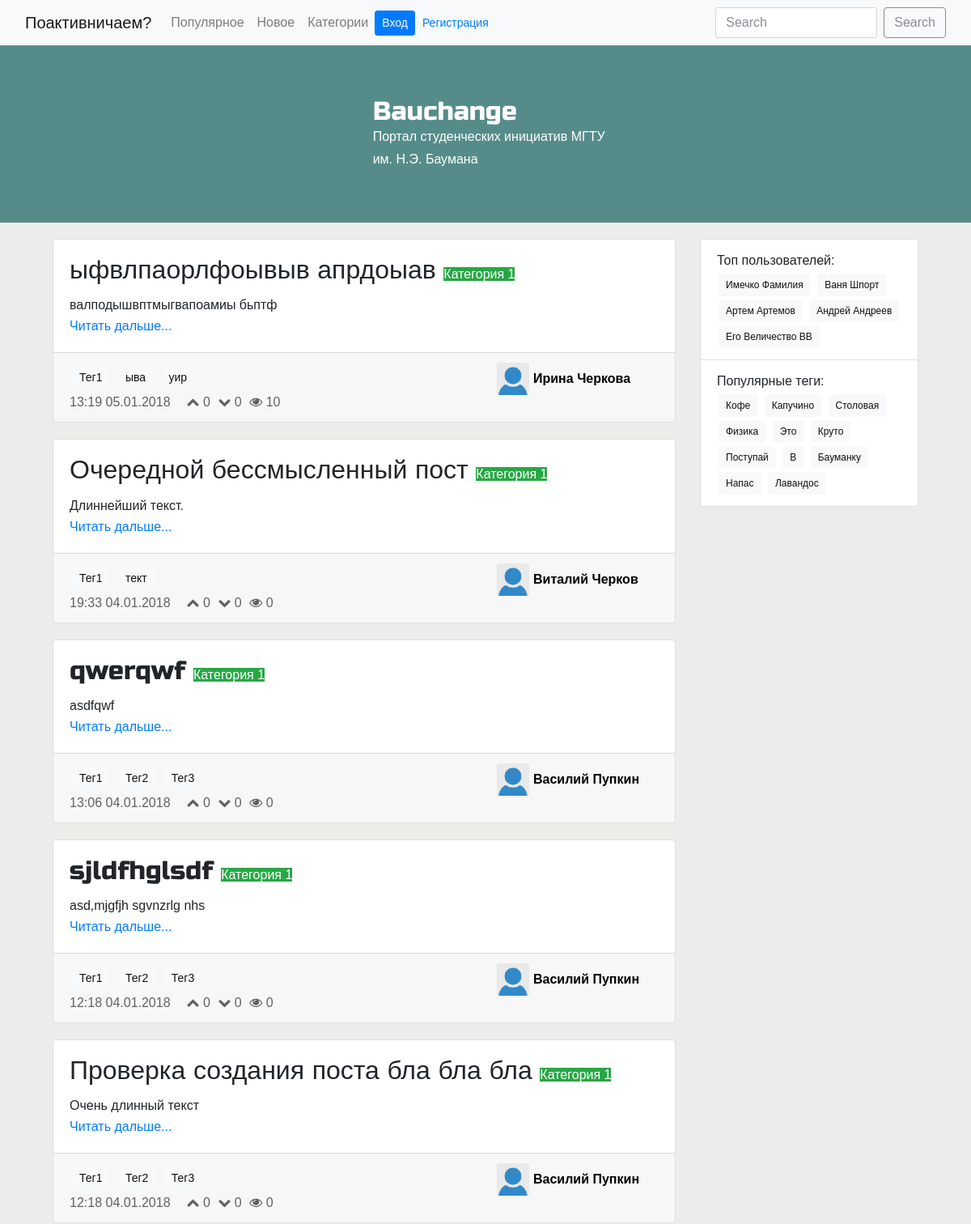
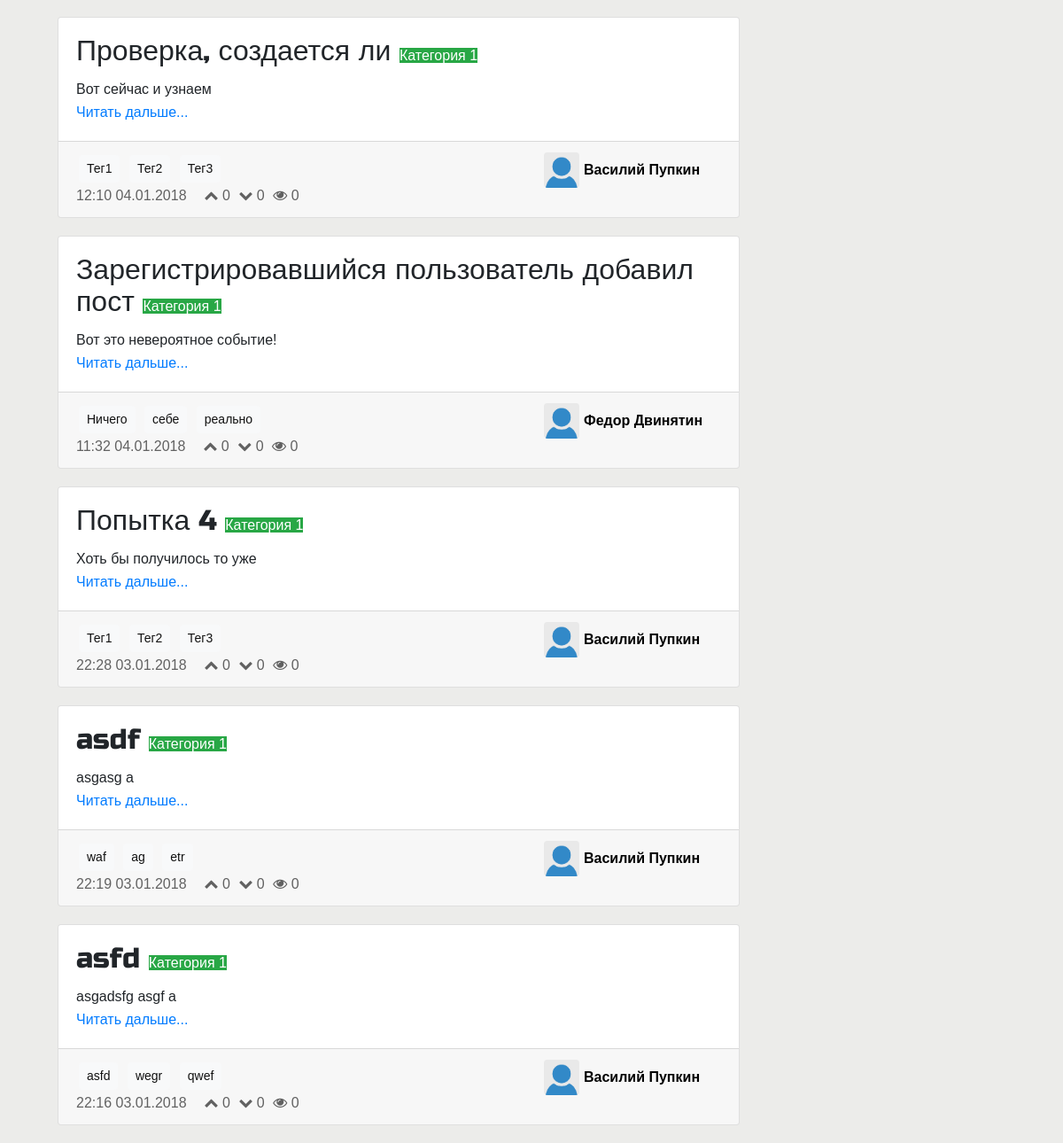
The app's page /post/, older data (2 pictures, top to bottom).
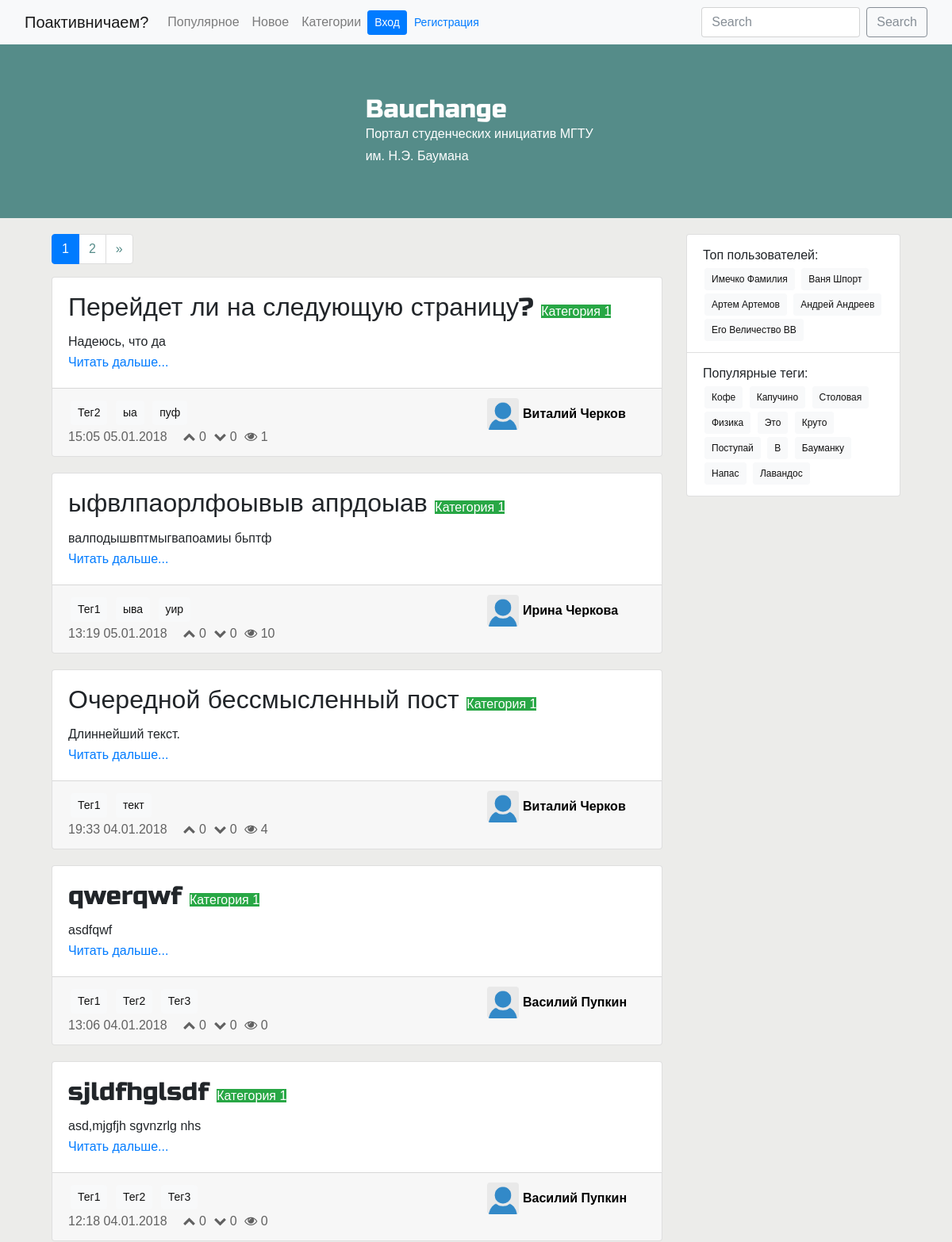
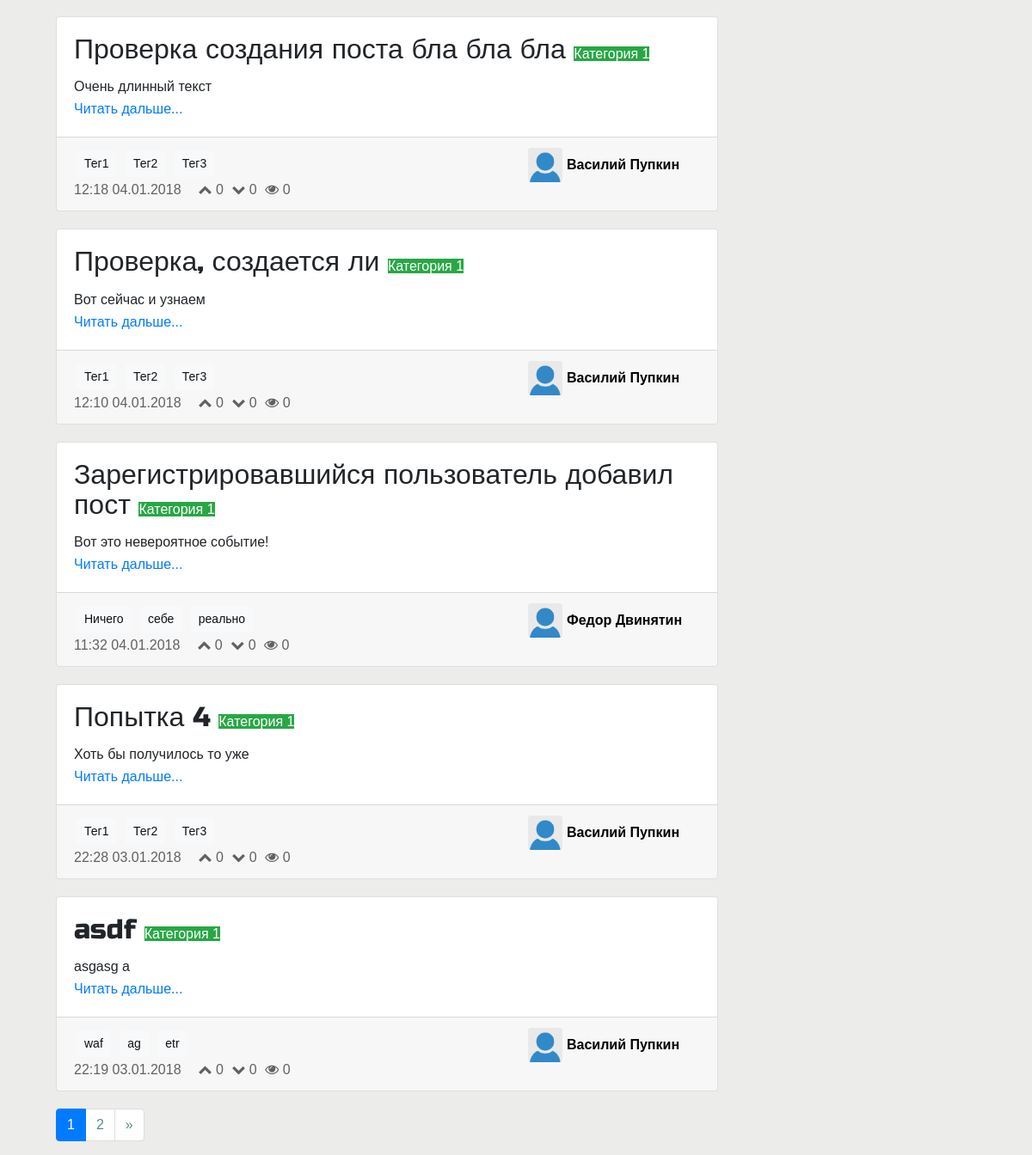
The same page, newer data (2 pictures, top to bottom).
### post/models.py (models this page shows, shortened)
class Post(models.Model):
    class Meta:
        ordering = ['-pub_date']
    title = models.CharField(max_length=250)
    text = models.TextField()
    pub_date = models.DateTimeField(auto_now_add=True)
    likes = models.IntegerField(default=0)
    dislikes = models.IntegerField(default=0)
    views = models.IntegerField(default=0)
    category = models.ForeignKey(Category, on_delete=models.CASCADE)
    tag = models.ManyToManyField(Tag)
    author = models.ForeignKey(UserProfile, on_delete=models.CASCADE, blank=True)
    deleted = models.BooleanField(default=False)
    edited = models.BooleanField(default=False)
    posts = PostManager()
    def get_absolute_url(self):
        return reverse('post:detail', kwargs={'pk': self.pk})

### category/models.py (models this page shows, shortened)
class Category(models.Model):
    label = models.CharField(unique=True, max_length=30)
    description = models.TextField()

### tag/models.py (models this page shows, shortened)
class Tag(models.Model):
    label = models.CharField(max_length=30, unique=True)

### userprofile/models.py (models this page shows, shortened)
class UserProfile(models.Model):
    user = models.OneToOneField(User, on_delete=models.CASCADE)
    rating = models.IntegerField(default=0)
    about = models.TextField(blank=True)
    def get_absolute_url(self):
        return reverse('userprofile:userpage', kwargs={'pk': self.pk})

### post/views.py (the view)
class ListPost(ListView):
    model = Post
    template_name = 'post/all-posts.html'
    context_object_name = 'posts_list'
    paginate_by = 10
    def set_paginator_options(context):
        first_index = max(context['page_obj'].number - 2, 1)
        last_index = min(first_index + 4, context['paginator'].num_pages)
        first_index = max(1, last_index - 4)
        return {
            'first': first_index,
            'last': last_index
        }
    def get_context_data(self, **kwargs):
        context = super(ListPost, self).get_context_data(**kwargs)
        context['pag_options'] = ListPost.set_paginator_options(context)
        return context

### bauchange/context.py (called while the page is built)
def current_userprofile(request):
    if hasattr(request, 'user') and request.user.is_authenticated():
        try:
            userprofile = UserProfile.objects.get(user=request.user)
        except:
            userprofile = None
    else:
        userprofile = None
    return {
        'context_userprofile': userprofile
    }

def menu_buttons(request):
    buttons = [
        {
            'label': _('Популярное'),
            'url': reverse_lazy('post:list')
        },
        {
            'label': _('Новое'),
            'url': reverse_lazy('post:list')
        },
        {
            'label': _('Категории'),
            'url': reverse_lazy('category:all-categories')
        },
    ]
    return {
        'context_menu_buttons': buttons
    }

### post/models.py (called while the page is built)
    def get_queryset(self):
        return super(PostManager, self).get_queryset()

### post/templates/post/all-posts.html
{% extends "base.html" %}
{% block base_block %}
    {% with jumbotron_is_active=True page_title=page_title page_description=page_description %}
        {{ block.super }}
    {% endwith %}
{% endblock %}
{% block content %}
    {% include "post/list.html" %}
{% endblock %}

### post/templates/post/list-includes/short-post-body.html
<div class="card-body">
    <h2 class="card-title">
        {{ post.title }}
        <a href="{% url 'category:posts-by-category' pk=post.category.id %}">
            <span class="post-category-mini badge-success">
                {{ post.category.label }}
            </span>
        </a>
    </h2>
    <p class="card-text">
        {{ post.text|truncatewords:80 }}
    </p>
    <a href="{{ post.get_absolute_url }}" class="card-link">Читать дальше...</a>
</div>

### post/templates/post/list-includes/short-post-footer.html
<div class="card-footer">
    <div class="row">
        <div class="post-info meta col">
            {% include "post/list-includes/short-post-tags.html" with tags=post.tag %}
            <div class="post-statistics-mini card-text">
                <span class="pub-date-mini float-left">{{ post.pub_date|date:"H:i d.m.Y" }}</span>
                <ul class="list-inline">
                    <li class="list-inline-item"><i class="fa fa-chevron-up" aria-hidden="true"></i> {{ post.likes }}</li>
                    <li class="list-inline-item"><i class="fa fa-chevron-down" aria-hidden="true"></i> {{ post.dislikes }}</li>
                    <li class="list-inline-item"><i class="fa fa-eye" aria-hidden="true"></i> {{ post.views }}</li>
                </ul>
            </div>
        </div>
        <a class="author-info-mini col-md-auto col-sm-auto row float-right" href="{{ post.author.get_absolute_url }}">
            <img src="/upload/img/user_empty.png" class="author-photo-mini rounded float-left">
            <h4 class="author-name-mini">{{ post.author.user.first_name}} {{ post.author.user.last_name}}</h4>
        </a>
    </div>
</div>

### post/templates/post/list-includes/short-post-tags.html
<div class="post-tags-mini">
    {% for tag_item in tags.all %}
        <a href="{% url "tag:posts-by-tag" pk=tag_item.id %}" class="tag btn btn-light btn-sm">{{ tag_item.label }}</a>
    {% endfor %}
</div>

Row changes from the older to the newer data that the page shows:
no longer on this page (row unchanged): Post: title "asfd", category.label "Категория 1", text "asgadsfg asgf a", pub_date "22:16 03.01.2018", likes "0", dislikes "0", views "0", author.user.first_name "Василий", author.user.last_name "Пупкин"
no longer on this page (row unchanged): Tag: label "asfd"
no longer on this page (row unchanged): Tag: label "wegr", shown under "asfd"
no longer on this page (row unchanged): Tag: label "qwef", shown under "asfd"
added Post: title "Перейдет ли на следующую страницу?", category.label "Категория 1", text "Надеюсь, что да", pub_date "15:05 05.01.2018", likes "0", dislikes "0", views "1", author.user.first_name "Виталий", author.user.last_name "Черков", Tag (label "Тег2")
added Tag: label "ыа", shown under "Перейдет ли на следующую страницу?"
added Tag: label "пуф", shown under "Перейдет ли на следующую страницу?"
changed Post "Очередной бессмысленный пост": views "0" → "4"
Text that changed along with them:
new list line: "1"
new list line: "2"
